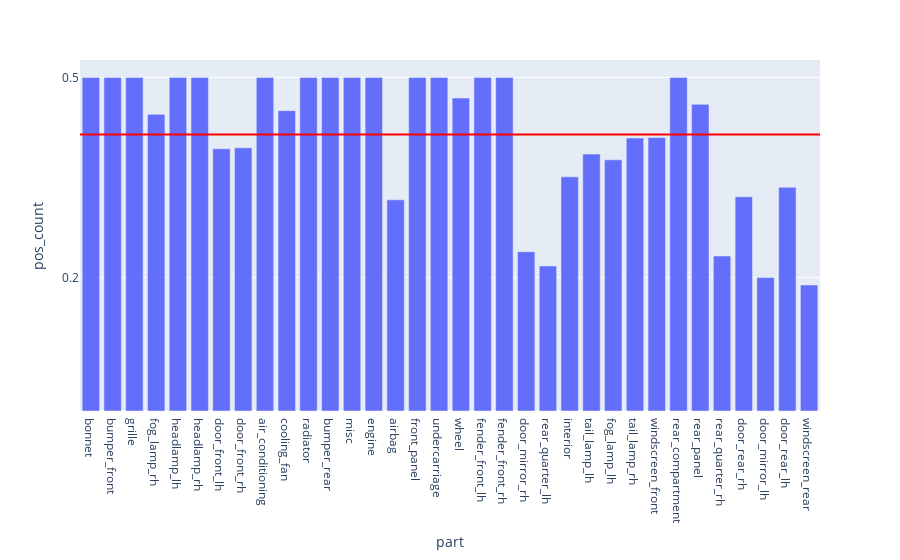

Write notebook code for a chart like this one.
### Code cell
fig = px.bar(evalMetrics, x = 'part', y = 'pos_count')

fig.add_hline(y=avgPosCount, line_width=2, line_color="red")

fig.update_layout(
    yaxis = dict(
        tickmode = 'array',
        tickvals = [np.format_float_positional(avgTp, 2), 0.2, 0.5, 0.7],
    )
)

### Figure 1 — Plotly figure (JSON) as saved in the notebook; plotly's stock layout.template omitted (floating-point values rounded to 4 significant figures)
{"data": [{"alignmentgroup": "True", "hovertemplate": "part=%{x}<br>pos_count=%{y}<extra></extra>", "legendgroup": "", "marker": {"color": "#636efa", "pattern": {"shape": ""}}, "name": "", "offsetgroup": "", "orientation": "v", "showlegend": false, "textposition": "auto", "type": "bar", "x": ["bonnet", "bumper_front", "grille", "fog_lamp_rh", "headlamp_lh", "headlamp_rh", "door_front_lh", "door_front_rh", "air_conditioning", "cooling_fan", "radiator", "bumper_rear", "misc", "engine", "airbag", "front_panel", "undercarriage", "wheel", "fender_front_lh", "fender_front_rh", "door_mirror_rh", "rear_quarter_lh", "interior", "tail_lamp_lh", "fog_lamp_lh", "tail_lamp_rh", "windscreen_front", "rear_compartment", "rear_panel", "rear_quarter_rh", "door_rear_rh", "door_mirror_lh", "door_rear_lh", "windscreen_rear"], "xaxis": "x", "y": [0.5, 0.5, 0.5, 0.4448, 0.5, 0.5, 0.3933, 0.3946, 0.5, 0.4504, 0.5, 0.5, 0.5, 0.5, 0.3167, 0.5, 0.5, 0.4693, 0.5, 0.5, 0.2388, 0.2174, 0.3511, 0.3852, 0.3766, 0.4093, 0.41, 0.5, 0.4598, 0.2324, 0.3211, 0.2, 0.3354, 0.189], "yaxis": "y"}], "layout": {"barmode": "relative", "legend": {"tracegroupgap": 0}, "margin": {"t": 60}, "shapes": [{"line": {"color": "red", "width": 2}, "type": "line", "x0": 0, "x1": 1, "xref": "x domain", "y0": 0.4146, "y1": 0.4146, "yref": "y"}], "xaxis": {"anchor": "y", "domain": [0, 1], "title": {"text": "part"}}, "yaxis": {"anchor": "x", "domain": [0, 1], "tickmode": "array", "tickvals": ["0.73", 0.2, 0.5, 0.7], "title": {"text": "pos_count"}}}}
